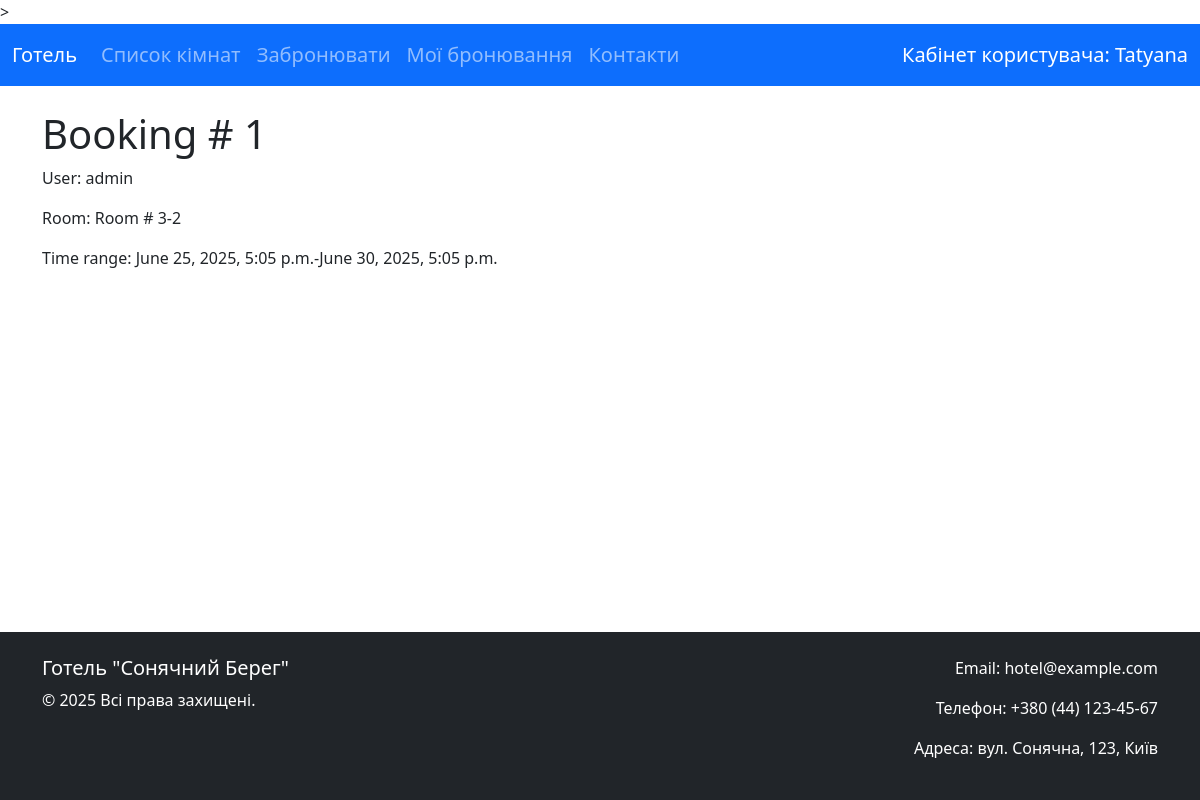
The app's page /booking-details/1 (signed in) with its own data.
### booking/models.py (models this page shows, shortened)
class Booking(models.Model):
    user = models.ForeignKey(User, on_delete=models.CASCADE)
    room = models.ForeignKey(Room, on_delete=models.CASCADE, related_name="bookings")
    start_time = models.DateTimeField()
    end_time = models.DateTimeField()
    creation_time = models.DateTimeField(auto_now_add=True)
    total_price = models.DecimalField(  # 🆕 поле для збереження загальної ціни
        max_digits=10,
        decimal_places=2,
        default=0.00
    )
    class Meta:
        verbose_name = "Booking"
        verbose_name_plural = "Bookings"
        ordering = ["start_time"]

class Room(models.Model):
    number = models.IntegerField()
    capacity = models.IntegerField()
    location = models.TextField()
    price_per_day = models.DecimalField(max_digits=8, decimal_places=2, default=1000)
    image = models.ImageField(upload_to='room_images/', blank=True, null=True)
    video = models.FileField(upload_to="videos/", blank=True, null=True)
    def __str__(self):
        return f"Room # {self.number}-{self.capacity}"
    class Meta:
        verbose_name = "Room"
        verbose_name_plural = "Rooms"
        ordering = ["number"]

### booking/views.py (the view)
# urls.py: path("booking-details/<int:pk>", views.booking_details, name="booking-details"),
def booking_details(request, pk):
    try:
        booking = Booking.objects.get(id=pk)
        return render(request, "booking/booking_details.html", {"booking": booking})
    except Booking.DoesNotExist:
        return HttpResponse("This booking not exist", status=404)

### templates/booking/booking_details.html
{% extends "base.html" %}
{% block content %}
<h1>Booking # {{booking.id}}</h1>
<p>User: {{ booking.user.username }}</p>
<p>Room: {{ booking.room }}</p>
<p>Time range: {{ booking.start_time }}-{{ booking.end_time }}</p>
{% endblock %}

### templates/base.html (shortened to what this page needs)
<!DOCTYPE html>
<html lang="uk">
{% load static %}
<head>
    <link href="https://cdn.jsdelivr.net/npm/bootstrap@5.3.3/dist/css/bootstrap.min.css" rel="stylesheet">
    <link rel="stylesheet" href="{% static 'style.css' %}">
</head>
<body class="d-flex flex-column min-vh-100"> >
<nav class="navbar navbar-expand-lg navbar-dark bg-primary fs-5">
  <div class="container-fluid">
    <a class="navbar-brand" href="{% url 'index' %}">Готель</a>
    <div class="collapse navbar-collapse" id="navbarNav">
      <ul class="navbar-nav me-auto">
        <li class="nav-item">
          <a class="nav-link" href="{% url 'rooms-list' %}">Список кімнат</a>
        </li>
        <li class="nav-item">
          {% if user.is_authenticated %}
            <a class="nav-link" href="{% url 'book-room' %}">Забронювати</a>
          {% else %}
            <a class="nav-link" href="#" data-bs-toggle="modal" data-bs-target="#loginModal">Забронювати</a>
          {% endif %}
        </li>
        <li class="nav-item">
          {% if user.is_authenticated %}
            <a class="nav-link" href="{% url 'my-bookings' %}">Мої бронювання</a>
          {% else %}
            <a class="nav-link" href="#" data-bs-toggle="modal" data-bs-target="#loginModal">Мої бронювання</a>
          {% endif %}
        </li>
        <li class="nav-item">
          <a class="nav-link" href="{% url 'contacts' %}">Контакти</a>
        </li>
      </ul>
      {% if user.is_authenticated %}
        <span class="navbar-text text-white">
          Кабінет користувача: {{ user.username }}
        </span>
      {% endif %}
    </div>
  </div>
</nav>
<main class="container mt-4 flex-grow-1">
    {% block content %}
    {% endblock %}
</main>
{% include 'footer.html' %}
</body>
</html>

### static/style.css (style rules this page uses)
html, body { height: 100%; margin: 0; }
body { display: flex; flex-direction: column; }
main { flex: 1 0 auto; }

### records on screen
Booking: id "1", user.username "admin", room "Room # 3-2", start_time "June 25, 2025, 5:05 p.m.", end_time "June 30, 2025, 5:05 p.m."

### other values on screen
{{ user.username }} "Tatyana"
